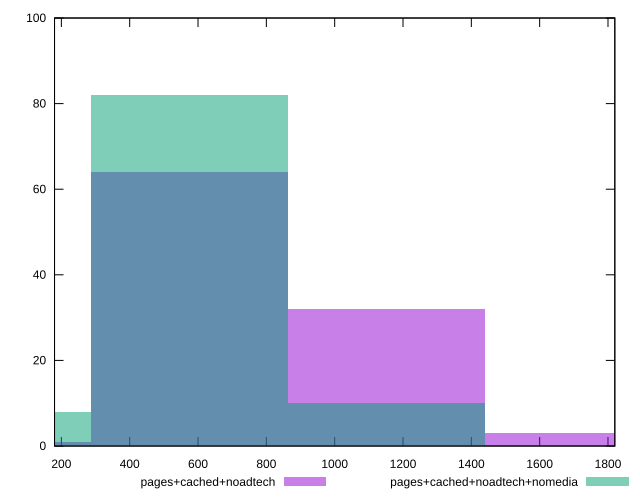

gnuplot code for this plot:
reset

$pagesCachedNoadtech <<EOF
1728.7938502339973 3
576.2646167446658 64
1152.5292334893315 32
0 1
EOF

$pagesCachedNoadtechNomedia <<EOF
1152.5292334893315 10
576.2646167446658 82
0 8
EOF

set key outside below
set boxwidth 576.2646167446658
set xrange [180:1820]
set yrange [0:100]
set trange [0:100]
set style fill transparent solid 0.5 noborder
set terminal svg size 640, 500 enhanced background rgb 'white'
set output "report_00014_2021-02-09T15:56:05.503Z/uses-http2/comparison/histogram/2_vs_3.svg"

plot $pagesCachedNoadtech title "pages+cached+noadtech" with boxes, \
     $pagesCachedNoadtechNomedia title "pages+cached+noadtech+nomedia" with boxes

reset
